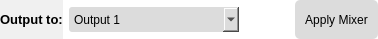
             <widget class="QWidget" name="widget" native="true">
              <property name="maximumSize">
               <size>
                <width>16777215</width>
                <height>39</height>
               </size>
              </property>
              <property name="styleSheet">
               <string notr="true">background-color: transparent;</string>
              </property>
              <layout class="QHBoxLayout" name="horizontalLayout">
               <property name="leftMargin">
                <number>0</number>
               </property>
               <property name="topMargin">
                <number>0</number>
               </property>
               <property name="rightMargin">
                <number>0</number>
               </property>
               <property name="bottomMargin">
                <number>0</number>
               </property>
               <item>
                <widget class="QLabel" name="label_2">
                 <property name="styleSheet">
                  <string notr="true">QLabel {
    color: rgb(0, 0, 0); /* Black text color */
    background-color: rgb(240, 240, 240); /* Light background color */
}

QPushButton {
    border-radius: 5px;
    border-style: outset;
    background: rgb(100, 149, 237); /* Blue color for buttons */
    color: rgb(255, 255, 255); /* Text color for buttons */
    padding: 3px;
}

QPushButton:hover {
    background: rgb(70, 130, 180); /* Darker blue on hover */
}

QPushButton:pressed {
    border-style: inset;
    background: rgb(20, 20, 20); /* Dark background when pressed */
}
</string>
                 </property>
                 <property name="text">
                  <string>&lt;html&gt;&lt;head/&gt;&lt;body&gt;&lt;p&gt;&lt;span style=&quot; font-size:10pt; font-weight:600;&quot;&gt;Output to:&lt;/span&gt;&lt;/p&gt;&lt;/body&gt;&lt;/html&gt;</string>
                 </property>
                </widget>
               </item>
               <item>
                <widget class="QComboBox" name="mixer_output_comboBox">
                 <property name="minimumSize">
                  <size>
                   <width>170</width>
                   <height>25</height>
                  </size>
                 </property>
                 <property name="styleSheet">
                  <string notr="true">QComboBox {
    border-radius: 3px;
    background: rgb(220, 220, 220); /* Light grey background color */
}



QComboBox QAbstractItemView {
    selection-background-color: rgb(180, 180, 180); /* Lighter grey background for selected item */
    background-color: rgb(220, 220, 220); /* Light grey background color for dropdown */
    color: rgb(0, 0, 0); /* Black text color for items */
}
</string>
                 </property>
                 <item>
                  <property name="text">
                   <string>Output 1</string>
                  </property>
                 </item>
                 <item>
                  <property name="text">
                   <string>Output 2</string>
                  </property>
                 </item>
                </widget>
               </item>
               <item>
                <spacer name="horizontalSpacer_5">
                 <property name="orientation">
                  <enum>Qt::Horizontal</enum>
                 </property>
                 <property name="sizeType">
                  <enum>QSizePolicy::Fixed</enum>
                 </property>
                 <property name="sizeHint" stdset="0">
                  <size>
                   <width>50</width>
                   <height>20</height>
                  </size>
                 </property>
                </spacer>
               </item>
               <item>
                <widget class="QPushButton" name="apply_mixer_button">
                 <property name="sizePolicy">
                  <sizepolicy hsizetype="Preferred" vsizetype="Preferred">
                   <horstretch>0</horstretch>
                   <verstretch>0</verstretch>
                  </sizepolicy>
                 </property>
                 <property name="minimumSize">
                  <size>
                   <width>10</width>
                   <height>10</height>
                  </size>
                 </property>
                 <property name="layoutDirection">
                  <enum>Qt::LeftToRight</enum>
                 </property>
                 <property name="styleSheet">
                  <string notr="true">QPushButton {
    border-radius: 5px;
    border-style: outset;
    background: rgb(220, 220, 220); /* Light grey background color */
    color: rgb(0, 0, 0); /* Black text color */
    padding: 5px 10px; /* Adjust padding as needed */
}

QPushButton:hover {
    background: rgb(180, 180, 180); /* Darker grey on hover */
}
</string>
                 </property>
                 <property name="text">
                  <string>Apply Mixer</string>
                 </property>
                </widget>
               </item>
              </layout>
             </widget>
